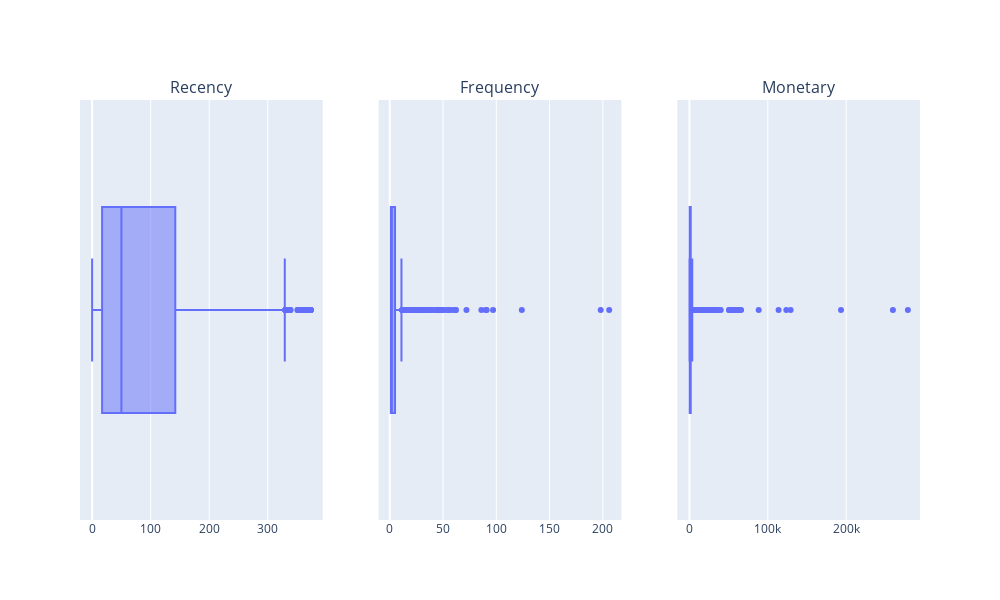

The notebook cell this image was saved under:
### Code cell
boxes = [px.box(RFM, x=column) for column in RFM.columns]

rfm_fig = make_subplots(
    rows=1, cols=3, 
    subplot_titles=(
        "Recency", "Frequency", "Monetary"
    )
)

for i, box in enumerate(boxes):
    rfm_fig.add_trace(boxes[i]['data'][0], row=1, col=i+1)

rfm_fig.update_layout(
    showlegend=True, 
    autosize=False, 
    width=1000,
    height=600)
rfm_fig.show()

### Figure 1 — Plotly figure (JSON) as saved in the notebook; plotly's stock layout.template omitted (floating-point values rounded to 4 significant figures; data arrays with more than 128 entries replaced by an {"elided": "..."} marker saying what was removed)
{"data": [{"alignmentgroup": "True", "hovertemplate": "Recency=%{x}<extra></extra>", "legendgroup": "", "marker": {"color": "#636efa"}, "name": "", "notched": false, "offsetgroup": "", "orientation": "h", "showlegend": false, "type": "box", "x": {"elided": "4334 int values"}, "x0": " ", "xaxis": "x", "y0": " ", "yaxis": "y"}, {"alignmentgroup": "True", "hovertemplate": "Frequency=%{x}<extra></extra>", "legendgroup": "", "marker": {"color": "#636efa"}, "name": "", "notched": false, "offsetgroup": "", "orientation": "h", "showlegend": false, "type": "box", "x": {"elided": "4334 int values"}, "x0": " ", "xaxis": "x2", "y0": " ", "yaxis": "y2"}, {"alignmentgroup": "True", "hovertemplate": "Monetary=%{x}<extra></extra>", "legendgroup": "", "marker": {"color": "#636efa"}, "name": "", "notched": false, "offsetgroup": "", "orientation": "h", "showlegend": false, "type": "box", "x": {"elided": "4334 float values"}, "x0": " ", "xaxis": "x3", "y0": " ", "yaxis": "y3"}], "layout": {"annotations": [{"font": {"size": 16}, "showarrow": false, "text": "Recency", "x": 0.1444, "xanchor": "center", "xref": "paper", "y": 1, "yanchor": "bottom", "yref": "paper"}, {"font": {"size": 16}, "showarrow": false, "text": "Frequency", "x": 0.5, "xanchor": "center", "xref": "paper", "y": 1, "yanchor": "bottom", "yref": "paper"}, {"font": {"size": 16}, "showarrow": false, "text": "Monetary", "x": 0.8556, "xanchor": "center", "xref": "paper", "y": 1, "yanchor": "bottom", "yref": "paper"}], "autosize": false, "height": 600, "showlegend": true, "width": 1000, "xaxis": {"anchor": "y", "domain": [0, 0.2889]}, "xaxis2": {"anchor": "y2", "domain": [0.3556, 0.6444]}, "xaxis3": {"anchor": "y3", "domain": [0.7111, 1]}, "yaxis": {"anchor": "x", "domain": [0, 1]}, "yaxis2": {"anchor": "x2", "domain": [0, 1]}, "yaxis3": {"anchor": "x3", "domain": [0, 1]}}}
